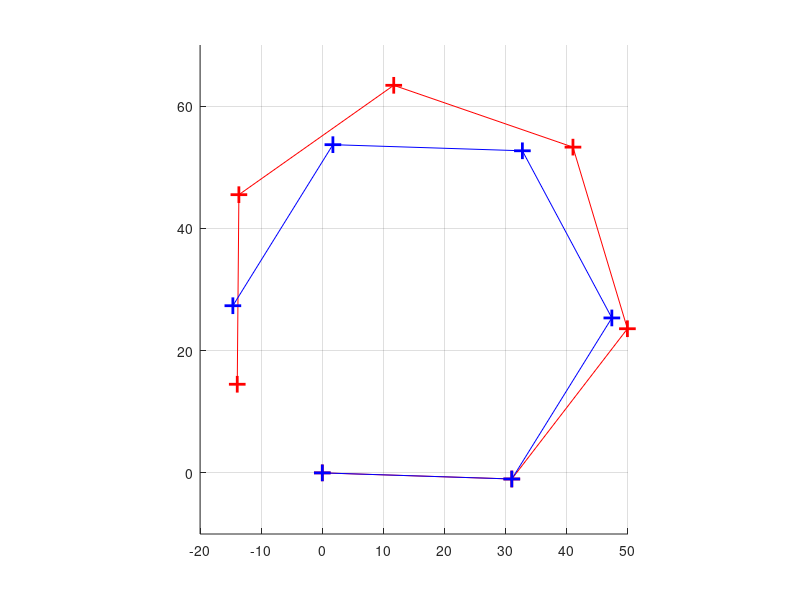

Here is the MATLAB script that generated this plot:
% Maximum Likelihood - Graph SLAM Loop Closure

function ML_GraphSLAMLoopClosure()

    % posb compound-added by posa
    function pos = comp_add(posa, posb)
        anga = posa(3);
        pos = [posb(1)*cos(anga)-posb(2)*sin(anga)+posa(1); ...
            posb(1)*sin(anga)+posb(2)*cos(anga)+posa(2); ...
            posb(3)+anga];
        while(pos(3)>pi)
            pos(3) = pos(3)-2*pi;
        end
        while(pos(3)<=-pi)
            pos(3) = pos(3)+2*pi;
        end
    end

    function pos = comp_inv(posa)
        ang = posa(3);
        pos = [-posa(1)*cos(ang)-posa(2)*sin(ang); posa(1)*sin(ang)-posa(2)*cos(ang); -ang];
        while(pos(3)>pi)
            pos(3) = pos(3)-2*pi;
        end
        while(pos(3)<=-pi)
            pos(3) = pos(3)+2*pi;
        end
    end

    % posb relative to posa
    function pos = comp_sub(posb, posa)
        pos = comp_add(comp_inv(posa), posb);
    end

L = 30;
% rpos(:,k) denotes the pose of pos(:,k+1) relative to pos(:,k) (pos(:,end+1) = pos(:,1))
rpos_set = [L;0;pi/3]*ones(1,6);  % 3 x 4 matrix
pos_set = zeros(3,size(rpos_set,2));
for k = 2:size(rpos_set,2)
    pos_set(:,k) = comp_add(pos_set(:,k-1), rpos_set(:,k-1));
end

errstd_x = 1; errstd_y = 1; errstd_a = 0.1;
% Simulate measurements with errors
rpos_msr = rpos_set + repmat([errstd_x;-errstd_y;-errstd_a],1,size(pos_set,2));

pos_msr_o = pos_set(:,1)*ones(1,size(rpos_set,2)+1);
for k = 1:size(rpos_set,2)
    pos_msr_o(:,k+1) = comp_add(pos_msr_o(:,k), rpos_msr(:,k));
end



% Loop closure optimization:
% Find the closed-loop poses (satisfying pose(N+2) = pose(1)) that fits the relative pose measurements in ML sense
% In this example, pos(:,1) is always [0;0;0], and we only need to find the optimal pos(:,2), pos(:,3), pos(:,4)
pos = pos_msr_o(:,1:(end-1));

    % Establish an objective function in terms of closed-loop poses, which characterizes the overall relative pose error
    % Compute the overall relative pose error from the closed-loop poses
    function rp_err = FErrorRPos(pos)
        rpos = zeros(3*size(pos,2),1);
        for k2 = 1:(size(pos,2)-1)
            rpos((3*k2-2):(3*k2),1) = comp_sub(pos(:,k2+1),pos(:,k2));
        end
        rpos((end-2):end,1) = comp_sub(pos(:,1),pos(:,end));
        rp_err = rpos - reshape(rpos_msr,[],1);
        % Standardize the error vector
        rp_err = rp_err./repmat([errstd_x;errstd_y;errstd_a],size(rpos_set,2),1);
    end

    % Compute the matrix of partial derivatives with respect to pos(:,2:end)
    dt = 0.0001;
    EMat = eye(3*(size(pos,2)-1))*dt;

    function difF = DifFErrorRPos(pos)
        difF = zeros(3*size(pos,2),size(EMat,1));
        for k2 = 1:size(EMat,1)
            dPos = [[0;0;0], reshape(EMat(:,k2),3,[])];

            difF(:,k2) = (FErrorRPos(pos+dPos)-FErrorRPos(pos-dPos))/(2*dt);
        end
    end

err_sum_old = sum(FErrorRPos(pos).^2);
fprintf('Pose initialization : %s \n  std_error_sum = %f \n', mat2str(pos), err_sum_old);
%%%%%%%%%%%%%%%%%%%%%%%%%%%%%%%%%%%%%%%%%%%%%%%%%%%%%%%%%%%%%%%%%%%%%%%%%%%%
% Practice: Complete the iteration code to find the optimal  pos  in maximum likelihood sense
% In this example, pos(:,1) is always [0;0;0], and we only need to find the optimal pos(:,2), pos(:,3), pos(:,4) ...
disp(size(pos));
for iter = 1:10
  grad = DifFErrorRPos(pos);
  step = inv(transpose(grad) * grad) * transpose(grad) * FErrorRPos(pos);
  size(reshape(step, 3, 5));
  pos(:,2:end) = pos(:,2:end) - reshape(step, 3, 5);
  sum(FErrorRPos(pos).^2)
end

figure(1); set(1, 'Position', [100,100,500,500]); hold on;
plot(pos_msr_o(1,:), pos_msr_o(2,:), '+r', 'MarkerSize', 12, 'LineWidth', 2); plot(pos_msr_o(1,:), pos_msr_o(2,:), 'r');
plot(pos(1,:), pos(2,:), '+b', 'MarkerSize', 12, 'LineWidth', 2); plot(pos(1,:), pos(2,:), 'b');
hold off; xlim([-20,50]); ylim([-10,70]); axis equal; grid on;



%%%%%%%%%%%%%%%%%%%%%%%%%%%%%%%%%%%%%%%%%%%%%%%%%%%%%%%%%%%%%%%%%%%%%%%%%%%%

end
